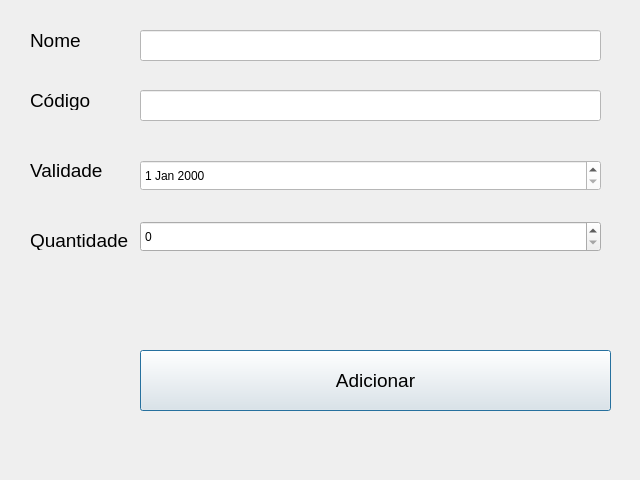
<?xml version="1.0" encoding="UTF-8"?>
<ui version="4.0">
 <class>Vaccine</class>
 <widget class="QDialog" name="Vaccine">
  <property name="geometry">
   <rect>
    <x>0</x>
    <y>0</y>
    <width>640</width>
    <height>480</height>
   </rect>
  </property>
  <property name="windowTitle">
   <string>Cadastrar vacina</string>
  </property>
  <widget class="QLabel" name="label_5">
   <property name="geometry">
    <rect>
     <x>30</x>
     <y>90</y>
     <width>61</width>
     <height>20</height>
    </rect>
   </property>
   <property name="font">
    <font>
     <pointsize>14</pointsize>
    </font>
   </property>
   <property name="text">
    <string>Código</string>
   </property>
  </widget>
  <widget class="QLabel" name="label_6">
   <property name="geometry">
    <rect>
     <x>30</x>
     <y>160</y>
     <width>101</width>
     <height>20</height>
    </rect>
   </property>
   <property name="font">
    <font>
     <pointsize>14</pointsize>
    </font>
   </property>
   <property name="text">
    <string>Validade</string>
   </property>
  </widget>
  <widget class="QLineEdit" name="cod">
   <property name="geometry">
    <rect>
     <x>140</x>
     <y>90</y>
     <width>461</width>
     <height>31</height>
    </rect>
   </property>
   <property name="styleSheet">
    <string notr="true">background-color: rgb(255, 255, 255);</string>
   </property>
   <property name="readOnly">
    <bool>false</bool>
   </property>
  </widget>
  <widget class="QLabel" name="label_7">
   <property name="geometry">
    <rect>
     <x>30</x>
     <y>230</y>
     <width>101</width>
     <height>20</height>
    </rect>
   </property>
   <property name="font">
    <font>
     <pointsize>14</pointsize>
    </font>
   </property>
   <property name="text">
    <string>Quantidade</string>
   </property>
  </widget>
  <widget class="QLabel" name="label">
   <property name="geometry">
    <rect>
     <x>30</x>
     <y>30</y>
     <width>61</width>
     <height>20</height>
    </rect>
   </property>
   <property name="font">
    <font>
     <pointsize>14</pointsize>
    </font>
   </property>
   <property name="text">
    <string>Nome</string>
   </property>
  </widget>
  <widget class="QLineEdit" name="name">
   <property name="geometry">
    <rect>
     <x>140</x>
     <y>30</y>
     <width>461</width>
     <height>31</height>
    </rect>
   </property>
   <property name="styleSheet">
    <string notr="true">background-color: rgb(255, 255, 255);</string>
   </property>
   <property name="readOnly">
    <bool>false</bool>
   </property>
  </widget>
  <widget class="QSpinBox" name="qtd">
   <property name="geometry">
    <rect>
     <x>140</x>
     <y>221</y>
     <width>461</width>
     <height>31</height>
    </rect>
   </property>
  </widget>
  <widget class="QPushButton" name="button">
   <property name="geometry">
    <rect>
     <x>140</x>
     <y>350</y>
     <width>471</width>
     <height>61</height>
    </rect>
   </property>
   <property name="font">
    <font>
     <pointsize>14</pointsize>
    </font>
   </property>
   <property name="text">
    <string>Adicionar</string>
   </property>
   <property name="default">
    <bool>true</bool>
   </property>
  </widget>
  <widget class="QDateEdit" name="date">
   <property name="geometry">
    <rect>
     <x>140</x>
     <y>160</y>
     <width>461</width>
     <height>31</height>
    </rect>
   </property>
   <property name="styleSheet">
    <string notr="true">background-color: rgb(255, 255, 255);</string>
   </property>
  </widget>
 </widget>
 <resources/>
 <connections/>
</ui>
